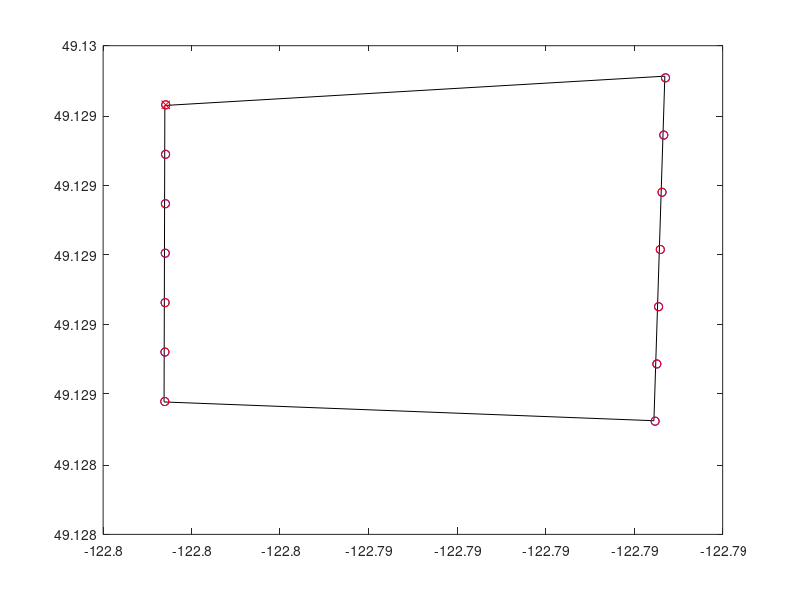

MATLAB code to generate this figure:
% Search Pattern Generator
% Richard Arthurs
% May 6, 2017

% p1 (start) p4
% p2         p3 (end)

clf
close all
clear all

%% Functions
m2geo = @(metres) (metres/11.1)*0.0001; % convert meters to decimal degrees https://gis.stackexchange.com/questions/8650/measuring-accuracy-of-latitude-and-longitude
geo2m = @(geo) (geo/0.0001)*11.1; %convert decimal degrees to meters
haversine_a = @(lat1,long1,lat2,long2) sin(abs(lat2-lat1)/2)^2 + cos(lat1) * cos(lat2) * sin(abs(long2-long1)/2)^2;
haversine = @(lat1,long1,lat2,long2) (2 * atan2(sqrt(haversine_a(lat1,long1,lat2,long2)),sqrt(1-haversine_a(lat1,long1,lat2,long2))))*6378.137; % output = km, input = RADIANS
%%
% Search area coordinates lat = y, long = x
p1.x = -122.7963030;
p1.y = 49.1294287;
p2.x = -122.7963138;
p2.y = 49.1285792;
p3.x = -122.7907777;
p3.y = 49.1285230;
p4.x = -122.7906597;
p4.y = 49.1295129;
          
x = [p1.x,p2.x,p3.x,p4.x];
y = [p1.y,p2.y,p3.y,p4.y];

fill(x,y,'w') % plot the area as a polygon
hold on 

% p1 and p2 are oriented north/south of EO, as are p3, p4
%% determine number of passes
% to ensure the track width is held, at a minimum. Less efficient but gives 100% coverage
trackWidth = 20; % distance between passes (metres)
numSteps = max(abs((p2.y-p1.y)/m2geo(trackWidth)),abs((p4.y-p3.y)/m2geo(trackWidth)));
numSteps = ceil(numSteps); % next highest integer

westStep = abs((p2.y-p1.y)/numSteps); % step size in geo units
eastStep = abs((p4.y-p3.y)/numSteps);

direction = -1; % -1 = flying SOUTH - not fully implemented

for i = 1:numSteps
    angWest = atan((p2.y-p1.y)/(p2.x-p1.x));
    westSide(i,1) = -westStep*i*cos(angWest) - abs(p1.x);  % referenced to p1.x so need to offset by it
    westSide(i,2) = direction*westStep*i*sin(angWest) + p1.y; 

    angEast = atan((p4.y-p3.y)/(p4.x-p3.x));
    eastSide(i,1) = eastStep*i*cos(angEast) - abs(p3.x);  
    eastSide(i,2) = -direction*eastStep*i*sin(angEast) + p3.y; 
end

eastSide = flipud(eastSide); % flip east side so east-west pairs are collated

westSide = vertcat([p1.x,p1.y],westSide); % include p1 (origin in the list of west side points)
eastSide = vertcat(eastSide,[p3.x,p3.y]); % include p3 (origin in the list of east side points)

%% Plot the survey waypoints
for i = 1:numSteps + 1
    plot(westSide(i,1),westSide(i,2),'b--o')
    plot(eastSide(i,1),eastSide(i,2),'b--o')
end
plot(westSide(1,1),westSide(1,2),'r--x'); % plot the origin in red

%% Generate waypoint list
% Sequential order
numPts = numSteps + 1;
eastIndex = 1;
westIndex = 2;
num = 0;

% slightly awkward way to orient the waypoints in the correct order
for i = 1:numPts*2 - 2
    if num == 0 || num == 1 % two east and then two west
        final(i,:) = eastSide(eastIndex,:);
        eastIndex = eastIndex + 1;
        num = num+1;
    else
        final(i,:) = westSide(westIndex,:);
        westIndex = westIndex + 1;
        num = num+1;
    end
    if num == 4
        num = 0;
    end
end

final = vertcat([p1.x,p1.y],final); % insert the first wp at the top
final = vertcat(final,[p3.x,p3.y]); % insert last wp at the bottom

% print out the waypoints in flying order
for i = 1:length(final)
    plot(final(i,1),final(i,2),'r--o')
    pause(.1)
end

%% Calculate Straight Line Distance
% using haversine formula between each waypoint
for i = 1:length(final)-1
    distance(i) = haversine(deg2rad(final(i,2)),deg2rad(final(i,1)),deg2rad(final(i+1,2)),deg2rad(final(i+1,1)));
end
fprintf('Total distance: %f km\r\n',sum(distance))

